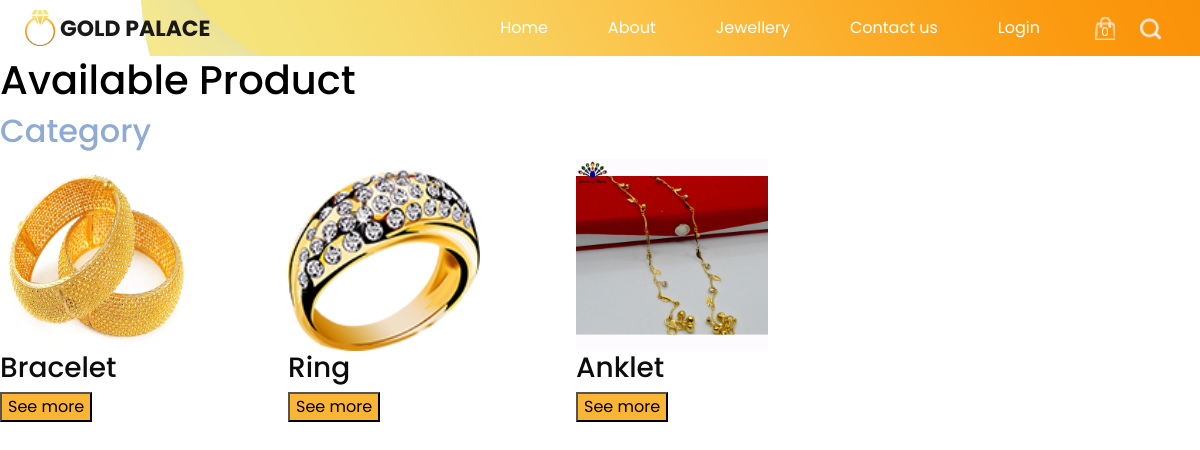
/jewellery.php, run on the app's committed database.
### tables this page shows
CREATE TABLE `category` (
  `id` int(11) NOT NULL,
  `categoryname` varchar(50) NOT NULL,
  `photo` varchar(255) NOT NULL
);

### jewellery.php (the view, shortened to what this page needs)
<?php
include('connect.php');
                if(isset($_POST['search'])&& $_POST['product']!=""){
                    $product=$_POST["product"];
                  }
                    else{
                        $product="";
                    }
?>
<!DOCTYPE html>
<html>
<head>
  <link rel="stylesheet" type="text/css" href="https://cdnjs.cloudflare.com/ajax/libs/OwlCarousel2/2.1.3/assets/owl.carousel.min.css" />
  <link rel="stylesheet" type="text/css" href="css/bootstrap.css" />
  <link href="css/style.css" rel="stylesheet" />
  <link href="css/responsive.css" rel="stylesheet" />
</head>
<body class="sub_page">
  <div class="hero_area">
    <header class="header_section">
      <div class="container-fluid">
        <nav class="navbar navbar-expand-lg custom_nav-container ">
          <a class="navbar-brand" href="index.php">
            <img src="images/logo.png" alt="">
            <span>
              Gold Palace
            </span>
          </a>
          <div class="collapse navbar-collapse" id="navbarSupportedContent">
            <div class="d-flex ml-auto flex-column flex-lg-row align-items-center">
              <ul class="navbar-nav  ">
                <li class="nav-item active">
                  <a class="nav-link" href="index.php">Home <span class="sr-only">(current)</span></a>
                </li>
                <li class="nav-item">
                  <a class="nav-link" href="about.php"> About</a>
                </li>
                <li class="nav-item">
                  <a class="nav-link" href="jewellery.php">Jewellery </a>
                </li>
                <li class="nav-item">
                  <a class="nav-link" href="contact.php">Contact us</a>
                </li>
                <li class="nav-item">
                 <li>
             <?php
                            if(isset($_SESSION['uname'])){
                                ?>
                            <a class="nav-link">
                            <?php
                            echo $_SESSION['uname'];
                          ?>
                            </a>
                                <li><a class="nav-link" href="history.php">History</a></li>
                                <li><a class="nav-link" href="logout.php">Logout</a></li>
                            <?php
                            }else{
                            ?>
                            <a class="nav-link" href="login.php">Login</a>
                            <?php
                            }
                             ?>
        </li>
                </li>
              </ul>
            </div>
            <div class="quote_btn-container ">
            <div>
            <?php
            $count=0;
            ?>
              <a href="cart.php">
                <img src="images/cart.png" alt="">
                <div class="cart_number">
                <?php echo $count; ?>
                </div>
              </a>
              </div>
              <form class="form-inline">
                <button class="btn  my-2 my-sm-0 nav_search-btn" type="submit"></button>
              </form>
            </div>
          </div>
        </nav>
      </div>
    </header>
  </div>
  <div class="featured-product" id="pricing">
        <h1 style="color: black;">Available Product </h1>
    </div>
    <div>
        <h2 style="color: rgb(143, 171, 212);">Category </h2>
    </div>
    <div>
        <?php
                if($product!=""){
                    $data=mysqli_query($conn,"SELECT * from category where categoryname like '%$product%'");
                }else{
                    $data=mysqli_query($conn,"SELECT * from category");
                }
foreach($data as $value){?>
<div style="float: left; ">
<tr><img src="<?php echo $value["photo"]  ?> " style="width:2in; height:2in; margin-right:1in; display:flex;"></tr>
<tr><h3 style="" ><?php echo $value["categoryname"]  ?> </h3>
    <form method="post" action="productdetail.php"> <input type="hidden" name="id" value="<?php echo  $value["categoryname"] ?>"><input type="submit" name="submit" value="See more" style="background-color:#fbb534;"></form></tr>
</div>
<?php
}
?>
  </div>
</body>
</html>

### css/style.css (style rules this page uses)
body { font-family: "Poppins", sans-serif; color: #0c0c0c; background-color: #ffffff; }
.hero_area { height: 100vh; position: relative; background-image: url(../images/hero-bg.png); background-size: cover; background-position: bottom right; background-repeat: no-repeat; }
.sub_page .hero_area { height: auto; background-position: top right; }
.header_section .container-fluid { padding-right: 25px; padding-left: 25px; }
.custom_nav-container.navbar-expand-lg .navbar-nav .nav-link { padding: 10px 30px; color: #ffffff; text-align: center; }
a, a:hover, a:focus { text-decoration: none; }
.btn, .btn:focus { outline: none !important; -webkit-box-shadow: none; box-shadow: none; }
.custom_nav-container .nav_search-btn { background-image: url(../images/search-icon.png); background-size: 22px; background-repeat: no-repeat; background-position-y: 7px; width: 35px; height: 35px; padding: 0; border: none; }
.navbar-brand { display: -webkit-box; display: -ms-flexbox; display: flex; -webkit-box-align: center; -ms-flex-align: center; align-items: center; }
.navbar-brand img { width: 30px; margin-right: 5px; }
.navbar-brand span { font-size: 22px; font-weight: 700; color: #191919; text-transform: uppercase; }
.custom_nav-container { z-index: 99999; padding: 5px 0; }
.quote_btn-container { display: -webkit-box; display: -ms-flexbox; display: flex; -webkit-box-align: center; -ms-flex-align: center; align-items: center; }
.quote_btn-container a { color: #000000; position: relative; }
.quote_btn-container a .cart_number { position: absolute; top: 68%; left: 50%; -webkit-transform: translate(-50%, -50%); transform: translate(-50%, -50%); color: #ffffff; font-size: 12px; }
.quote_btn-container a img { width: 20px; margin: 0 25px; }

### data on the page
category: photo (picture), categoryname "Bracelet"
category: photo (picture), categoryname "Ring"
category: photo (picture), categoryname "Anklet"

### other printed values
$count "0"
